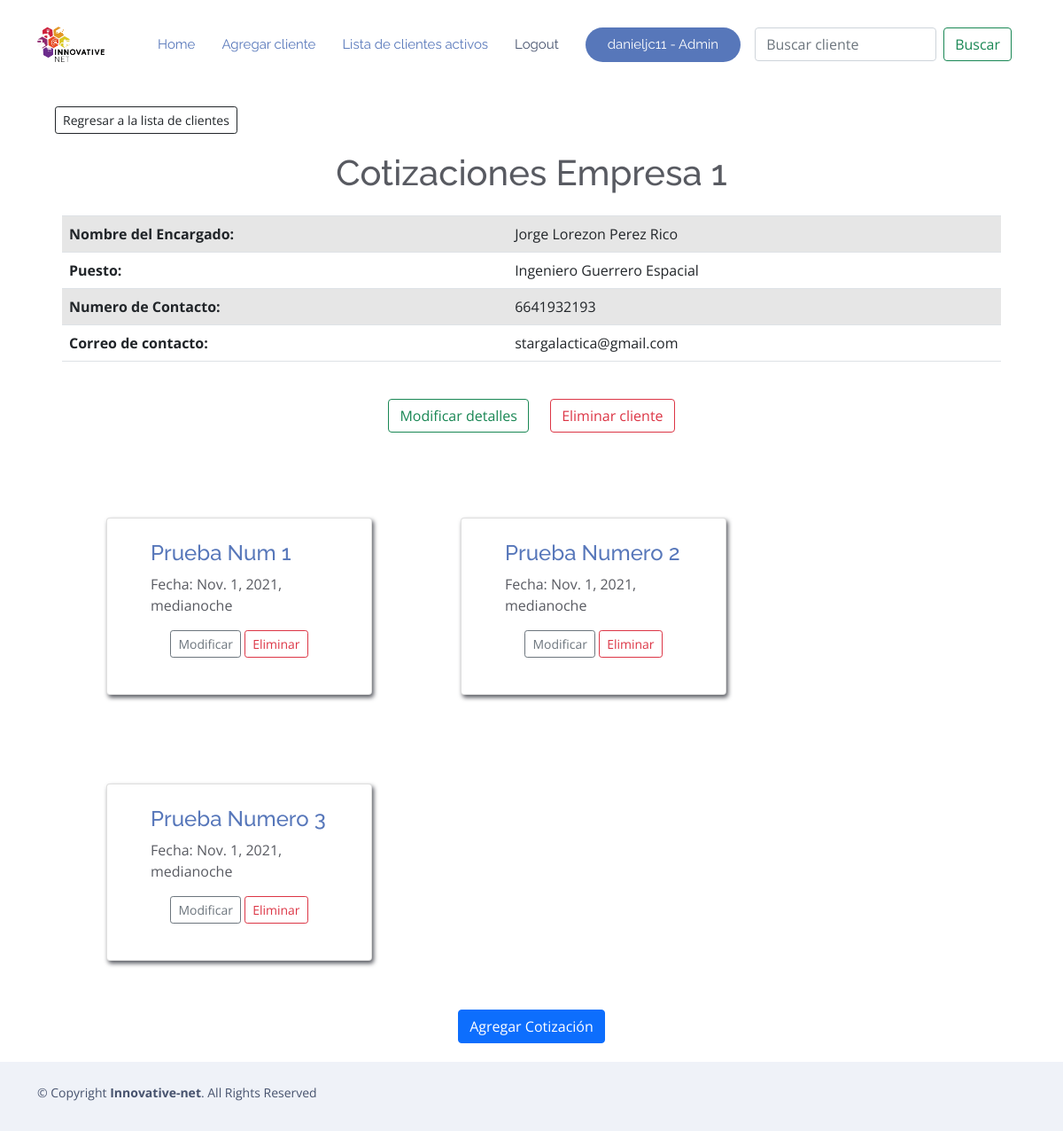
Page /mostrar_cliente/41/ (signed in) on the earlier database version.
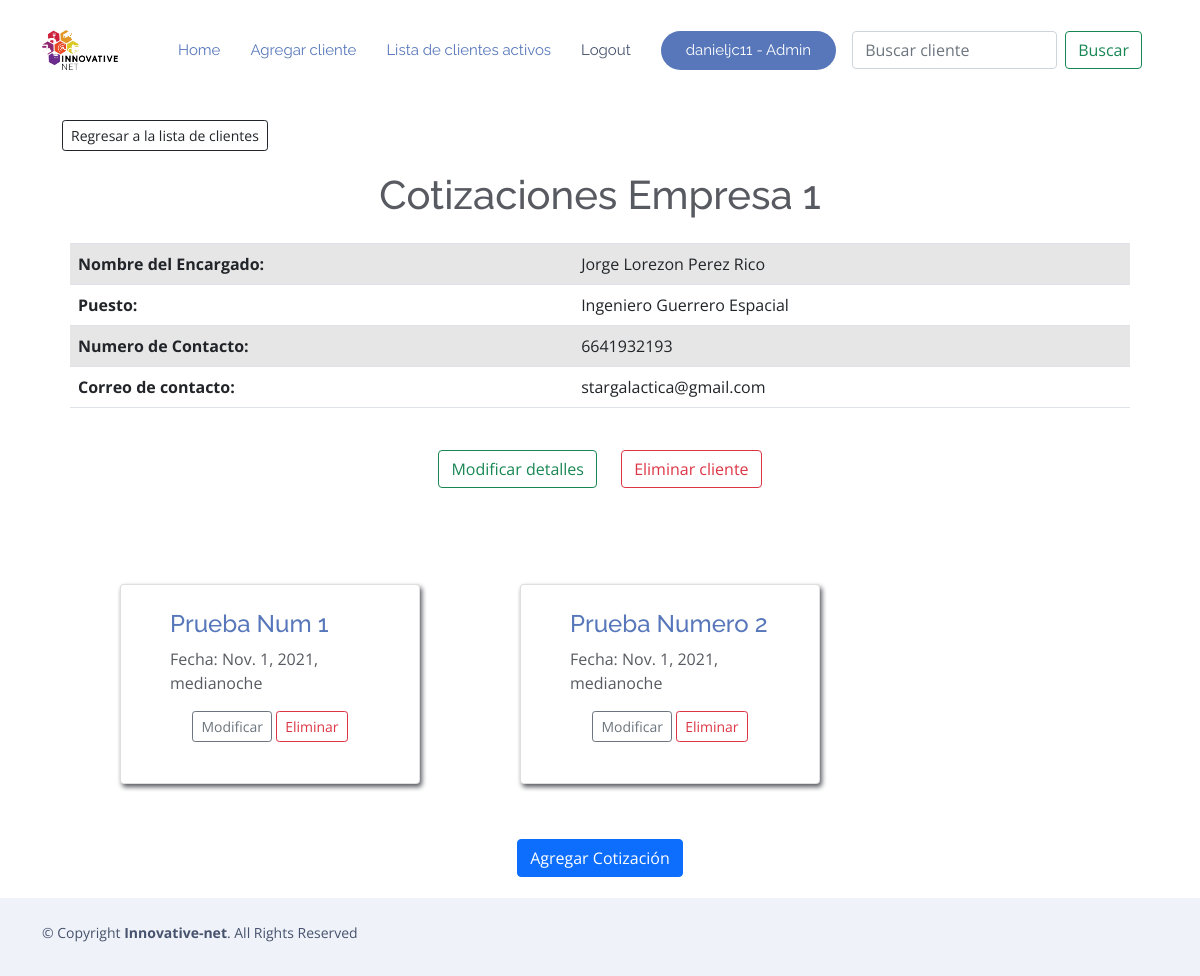
Same page on the later database version.
### RPA/models.py (models this page shows, shortened)
class Cotizacion(models.Model):
    num_list = [(1,"1"),(2,"2"),(4,"4"),(6,"6")]
    cliente = models.ForeignKey(Cliente, on_delete=models.CASCADE, null=True, blank=True)
    titulo = models.CharField(verbose_name="Nombre Cotizacion", null=True, blank=True,max_length=200)
    lugar_de_mantenimiento = models.CharField('Lugar en que se realizara el mantenimiento',max_length
    =120,blank=True)
    descripcion_cotizacion = models.TextField('Descripcion de la cotizacion',blank=True)
    fecha = models.DateTimeField('Fecha de realizacion de la cotizacion',blank=True,null=True, default=dateutil.utils.today())
    dispositivos = models.ManyToManyField('Dispositivo', blank = True)
    mantenimientos = models.ManyToManyField(Nombre_servicio,through="Mantenimiento")
    mmtos = models.ManyToManyField('Mantenimiento',related_name='mantenimientosCotizacion',blank=True)
    class Meta:
        ordering = ['cliente']

### RPA/views.py (the view)
# urls.py: path('mostrar_cliente/<int:pk>/', Mostrar_Cliente.as_view(), name='mostrar_cliente'),
class Mostrar_Cliente(LoginRequiredMixin, DetailView):
    model = Cliente
    object = "cliente"
    template_name = "cliente/detalle_cliente.html"
    def get_context_data(self, **kwargs):
        ctx = super(Mostrar_Cliente, self).get_context_data(**kwargs)
        cat = kwargs.get("object")
        ctx['cotizaciones'] = Cotizacion.objects.filter(cliente = cat)
        return ctx

### RPA/models.py (called while the page is built)
    def __str__(self):
        return self.nombre

### RPA/templates/cliente/detalle_cliente.html
{% extends "mantenimientos/base.html" %}
{% block body %}
<div class="container">
    <right>
        <a href="{% url 'lista_clientes' %}">
            <button type=button class="btn btn-outline-dark btn-sm" style="margin:20px">Regresar a la lista de clientes</button>
        </a>
    </right>
    <div style="text-align: center;">
        <h1> Cotizaciones {{ cliente }} </h1>
    </div>
    <div class="container p-3">
        <div class="container">
            <table class="table table-striped">
                <tbody>
                    <tr>
                        <th>Nombre del Encargado: </th>
                        <td>{{ cliente.encargado }}</td>
                    </tr>
                    <tr>
                        <th>Puesto: </th>
                        <td>{{ cliente.puesto_encargado }}</td>
                    </tr>
                    <tr>
                        <th> Numero de Contacto: </th>
                        <td>{{ cliente.numero_contacto }}</td>
                    </tr>
                    <tr>
                        <th>Correo de contacto: </th>
                        <td>{{ cliente.correo_contacto }}</td>
                    </tr>
                </tbody>
            </table>
        </div>
        <div class="container p-3">
            <center>
                <a href="{% url 'modificar_cliente' cliente.id %}">
                    <button type="button" class="btn btn-outline-success" style="margin:10px">Modificar detalles</button>
                </a>
                <a href="{% url 'eliminar_cliente' cliente.id %}">
                    <button type="button" class="btn btn-outline-danger" style="margin:10px">Eliminar cliente</button>
                </a>
            </center>
        </div>
        <div class="container">
            <div class="container-fluid" style="margin-top: 20px;">
                <div class="row">
                    {% for cotizacion in cotizaciones %}
                    <div class="col-*-* card"
                        style="width: 300px; height: 200px; padding: 25px; margin: 50px; box-shadow: 2px 3px 5px;">
                        <div class="container-fluid" style="margin-bottom: 15px;">
                            <h4>
                                <a href="{% url 'detalle_cotizacion' cotizacion.cliente.id cotizacion.id %}">
                                    {{ cotizacion.titulo }}
                                </a>
                            </h4>
                            <p>Fecha: {{ cotizacion.fecha }}</p>
                            <div>
                                <center>
                                    <a href="{% url 'modificar_cotizacion' cotizacion.id %}">
                                        <button type="button" class="btn btn-outline-secondary btn-sm">Modificar</button>
                                    </a>
                                    <a href="{% url 'eliminar_cotizacion' cotizacion.cliente.id cotizacion.id%}">
                                        <button type="button" class="btn btn-outline-danger btn-sm">Eliminar</button>
                                    </a>
                                </center>
                            </div>
                        </div>
                    </div>
                    {% empty %}
                    <div class="container-fluid" style="text-align: center; margin-top: 30px; margin-bottom: 20px;">
                        <h2> No hay ninguna cotizacion </h2>
                    </div>
                    {% endfor %}
                </div>
                <div>
                    <center>
                        <a href="{% url 'agregar_cotizacion' cliente.id %}">
                            <button type=button class="btn btn-primary" style="margin:5px">Agregar Cotización</button>
                        </a>
                    </center>
                </div>
            </div>
        </div>
    </div>
</div>
{% endblock %}

Differences in the rows shown:
removed Cotizacion: titulo "Prueba Numero 3", fecha "Nov. 1, 2021, medianoche"
